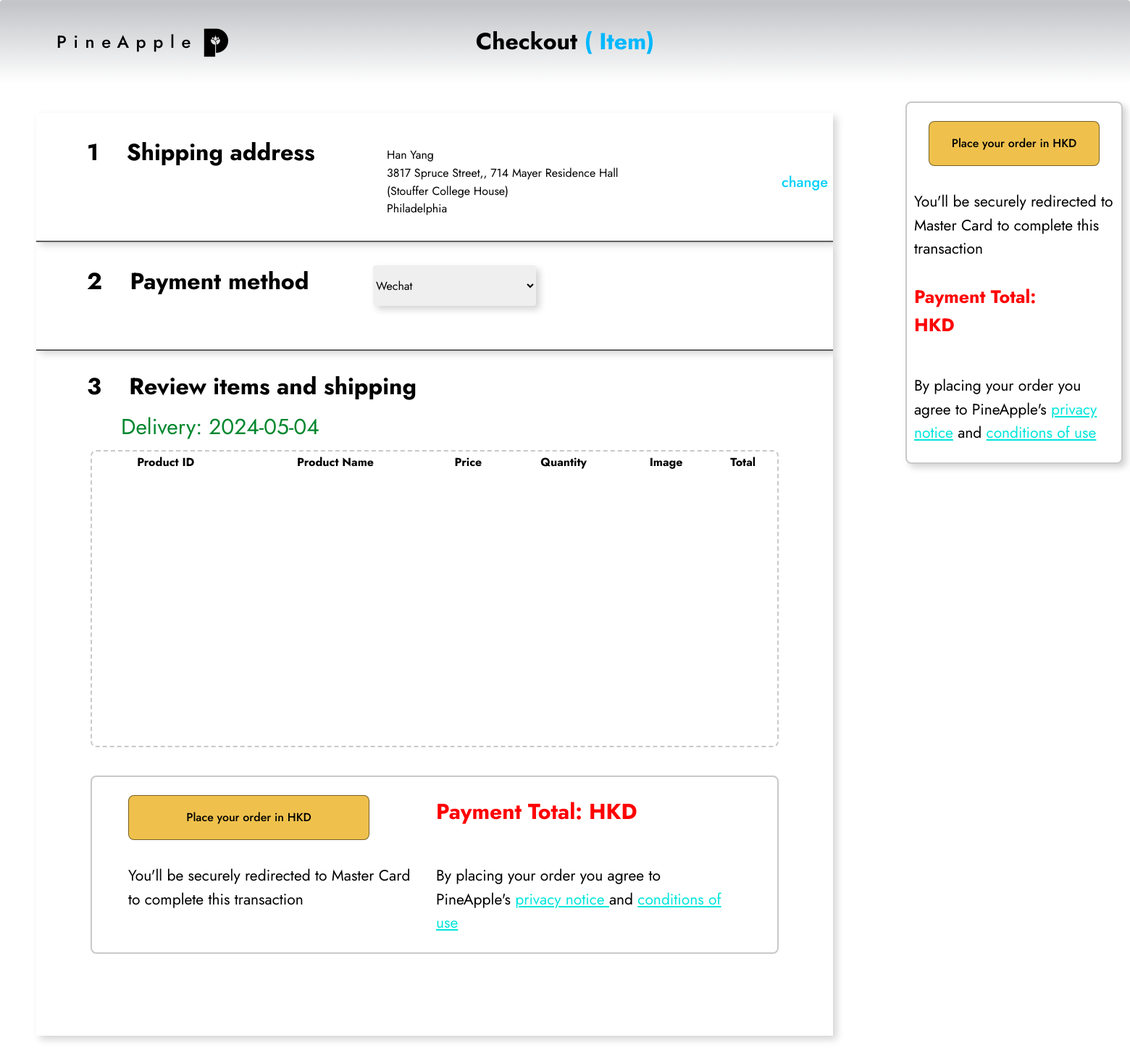
Screenshot of /payment.php (signed in) with the database file from the repository.
### tables this page shows
CREATE TABLE IF NOT EXISTS `table_user` (
  `id` int NOT NULL AUTO_INCREMENT,
  `name` varchar(255) NOT NULL,
  `address` text NOT NULL,
  `city` varchar(30) NOT NULL,
  `country` varchar(30) NOT NULL,
  `zip` varchar(30) NOT NULL,
  `phone` varchar(30) NOT NULL,
  `email` varchar(255) NOT NULL,
  `pass` varchar(32) NOT NULL,
  PRIMARY KEY (`id`)
);

### classess/Customer.php (called while the page is built, shortened)
<?php
$filepath = realpath(dirname(__FILE__));
include_once($filepath . '/../lib/Database.php');
?>
<?php
class Customer{
	private $db;
	public function __construct()
	{
		$this->db = new Database();
	}
	public function getCustomerData($id){
		$query = "SELECT * FROM table_user WHERE id = '$id'";
		$result = $this->db->select($query);
		return $result;
	}
}
?>

### lib/Database.php (called while the page is built, shortened)
<?php
Class Database{
 public $host   = DB_HOST;
 public $user   = DB_USER;
 public $pass   = DB_PASS;
 public $dbname = DB_NAME;
 public $link;
private function connectDB(){
 $this->link = new mysqli($this->host, $this->user, $this->pass,
  $this->dbname);
 }
public function select($query){
  $result = $this->link->query($query) or
   die($this->link->error.__LINE__);
  if($result->num_rows > 0){
    return $result;
  } else {
    return false;
  }
 }
}

### lib/Session.php (called while the page is built, shortened)
<?php
class Session{
 public static function get($key){
  if (isset($_SESSION[$key])) {
   return $_SESSION[$key];
  } else {
   return false;
  }
 }
}
?>

### payment.php (the view, shortened to what this page needs)
<?php
include 'lib/Session.php';
include 'lib/Database.php';
$cmr = new Customer();
?>
<!DOCTYPE html>
<html lang="en">
  <head>
    <link
      rel="stylesheet"
      href="https://unpkg.com/animate.css@4.1.1/animate.css"
    />
    <link
      rel="stylesheet"
      href="https://unpkg.com/@teleporthq/teleport-custom-scripts/dist/style.css"
    />
  </head>
  <body>
    <link rel="stylesheet" href="./style.css" />
    <div>
      <link href="./payment.css" rel="stylesheet" />
      <div class="payment-container">
        <div class="payment-left">
          <div class="payment-address">
            <?php
              $id = Session::get("cmrId");
              $getdata = $cmr->getCustomerData($id);
              if ($getdata) {
                while ($result = $getdata->fetch_assoc()) {
            ?>
                <h1 class="payment-text">1&nbsp; &nbsp; Shipping address</h1>
                <ul class="payment-ul list">
                  <li class="list-item"><span><?php echo $result['name'];?></span></li>
                  <li class="list-item">
                    <span><?php echo $result['address'];?></span>
                  </li>
                  <li class="list-item">
                    <span><?php echo $result['city'];?></span>
                  </li>
                </ul>
                <a href="change-address.php" class="payment-change navbar-link">
                  change
                </a>
            <?php }} ?>
          </div>
          <div class="payment-paymentmethod">
            <h1 class="payment-text04">2&nbsp; &nbsp; Payment method</h1>
            <select name = "payment-method" size="1" class="payment-select1">
              <option value="Wechat">Wechat</option>
            </select>
          </div>
          <div class="payment-detail">
            <h1 class="payment-text07">
              3&nbsp; &nbsp; Review items and shipping
            </h1>
            <div class="payment-item">
            <table class="data display datatable" id="example" style="width: 1200px">
              <thead>
                <tr>
                  <th>Product ID</th>
                  <th>Product Name</th>
                  <th>Price</th>
                  <th>Quantity</th>
                  <th>Image</th>
                  <th>Total</th>
                </tr>
              </thead>
	          </table>
            </div>
            <label class="payment-text08">Delivery: <?php echo date('Y-m-d');?></label>
            <div class="payment-payment">
              <button type="button" class="payment-button button">
                <a href="?orderid=Order">Place your order in HKD</a>
              </button>
              <span class="payment-text09">
                You'll be securely redirected to Master Card to complete this
                transaction
              </span>
              <label class="payment-text10">Payment Total: HKD <?php echo $sum;?></label>
              <span class="payment-text11">
                <span>By placing your order you agree to PineApple's</span>
                <a href="https://www.amazon.com/gp/help/customer/display.html?nodeId=GX7NJQ4ZB8MHFRNJ" class="payment-navlink">
                  privacy notice
                </a>
                <span>and</span>
                <a href="https://www.amazon.com/gp/help/customer/display.html?nodeId=GLSBYFE9MGKKQXXM" class="payment-navlink1">
                  conditions of use
                </a>
              </span>
            </div>
          </div>
        </div>
        <div class="payment-head">
          <a href="index.php" class="payment-navlink2">
            <div class="logo-container navbar-logo-title logo-root-class-name6">
              <span class="logo-logo-center Logo navbar-logo-title">
                <span>PineApple</span>
              </span>
              <img
                alt="image"
                src="public/Pineapple Icons/logo_no_bg_2-200h.png"
                class="logo-image"
              />
            </div>
          </a>
          <h1>
            <span>Checkout</span>
            <span class="payment-text16">(<?php echo $qty;?> Item)</span>
          </h1>
        </div>
        <div class="payment-right">
          <button type="button" class="payment-button1 button">
            <a href="?orderid=Order">Place your order in HKD</a>
          </button>
          <span class="payment-text17">
            You'll be securely redirected to Master Card to complete this
            transaction
          </span>
          <label class="payment-text18">
            <span>Payment Total:</span>
            <br />
            <span>HKD <?php echo $sum;?></span>
          </label>
          <span class="payment-text22">
            <span>By placing your order you agree to PineApple's</span>
            <a href="https://www.amazon.com/gp/help/customer/display.html?nodeId=GX7NJQ4ZB8MHFRNJ" class="payment-navlink3">privacy notice</a>
            <span>and</span>
            <a href="https://www.amazon.com/gp/help/customer/display.html?nodeId=GLSBYFE9MGKKQXXM" class="payment-navlink4">
              conditions of use
            </a>
          </span>
        </div>
      </div>
    </div>
  </body>
</html>

### style.css (style rules this page uses)
:root { --dl-color-gray-500: #595959; --dl-color-gray-700: #999999; --dl-color-gray-900: #D9D9D9; --dl-color-gray-950: #e5e5e5ff; --dl-size-size-large: 144px; --dl-size-size-small: 48px; --dl-color-gray-black: #000000; --dl-color-gray-white: #FFFFFF; --dl-size-size-medium: 96px; --dl-size-size-xlarge: 192px; --dl-size-size-xsmall: 16px; --dl-space-space-unit: 16px; --dl-size-size-xxlarge: 288px; --dl-color-gray-black50: #00000080; --dl-color-gray-black60: #00000099; --dl-color-gray-black80: #000000cc; --dl-color-pallet-green: #dfe7ddff; --dl-size-size-maxwidth: 1328px; --dl-color-pallet-yellow: #efc14cff; --dl-radius-radius-round: 50%; --dl-color-pallet-warning: #c92323ff; --dl-space-space-halfunit: 8px; --dl-space-space-sixunits: 96px; --dl-space-space-twounits: 32px; --dl-radius-radius-radius2: 2px; --dl-radius-radius-radius4: 4px; --dl-radius-radius-radius8: 8px; --dl-space-space-fiveunits: 80px; --dl-space-space-fourunits: 64px; --dl-space-space-threeunits: 48px; --dl-space-space-oneandhalfunits: 24px; }
.button { color: var(--dl-color-gray-black80); cursor: pointer; display: flex; padding: 0.5rem 1rem; position: relative; box-sizing: border-box; font-style: normal; transition: 0.3s; align-items: flex-start; flex-shrink: 1; font-weight: 500; line-height: 14px; padding-top: 12px; border-color: var(--dl-color-gray-black50); border-style: solid; border-width: 1px; padding-left: 24px; border-radius: 0px; padding-right: 24px; padding-bottom: 12px; text-decoration: none; }
.list { width: 100%; margin: 1em 0px 1em 0px; display: block; padding: 0px 0px 0px 1.5rem; list-style-type: none; list-style-position: outside; }
.list-item { display: list-item; }
.navbar-link { color: rgba(0, 0, 0, 1); cursor: pointer; height: auto; font-size: 13px; text-align: left; transition: 0.3s; font-family: Jost; font-weight: 500; text-decoration: none; }
.navbar-logo-title { color: var(--dl-color-gray-black); cursor: pointer; height: auto; font-size: 24px; transition: 0.3s; font-family: Jost; font-weight: 500; line-height: 20px; margin-left: var(--dl-space-space-fourunits); margin-right: var(--dl-space-space-fourunits); letter-spacing: 0.4em; text-decoration: none; }
.Logo { font-size: 24px; font-family: "Jost"; font-weight: 500; line-height: 20; letter-spacing: 0.4; text-transform: capitalize; text-decoration: none; }

### payment.php (style rules this page uses)
html { line-height: 1.15; }
body { margin: 0; }
* { box-sizing: border-box; border-width: 0; border-style: solid; }
p,li,ul,pre,div,h1,h2,h3,h4,h5,h6,figure,blockquote,figcaption { margin: 0; padding: 0; }
button { background-color: transparent; }
button,input,optgroup,select,textarea { font-family: inherit; font-size: 100%; line-height: 1.15; margin: 0; }
button,select { text-transform: none; }
button,[type="button"],[type="reset"],[type="submit"] { -webkit-appearance: button; }
a { color: inherit; text-decoration: inherit; }
img { display: block; }
html { scroll-behavior: smooth }
html { font-family: Jost; font-size: 16px; }
body { font-weight: 400; font-style:normal; text-decoration: none; text-transform: none; letter-spacing: 0.02; line-height: 1.55; color: var(--dl-color-gray-black); background-color: var(--dl-color-gray-white); }

### rows the page displays
table_user: name "Han Yang", address "3817 Spruce Street,, 714 Mayer Residence Hall (Stouffer College House)", city "Philadelphia"
